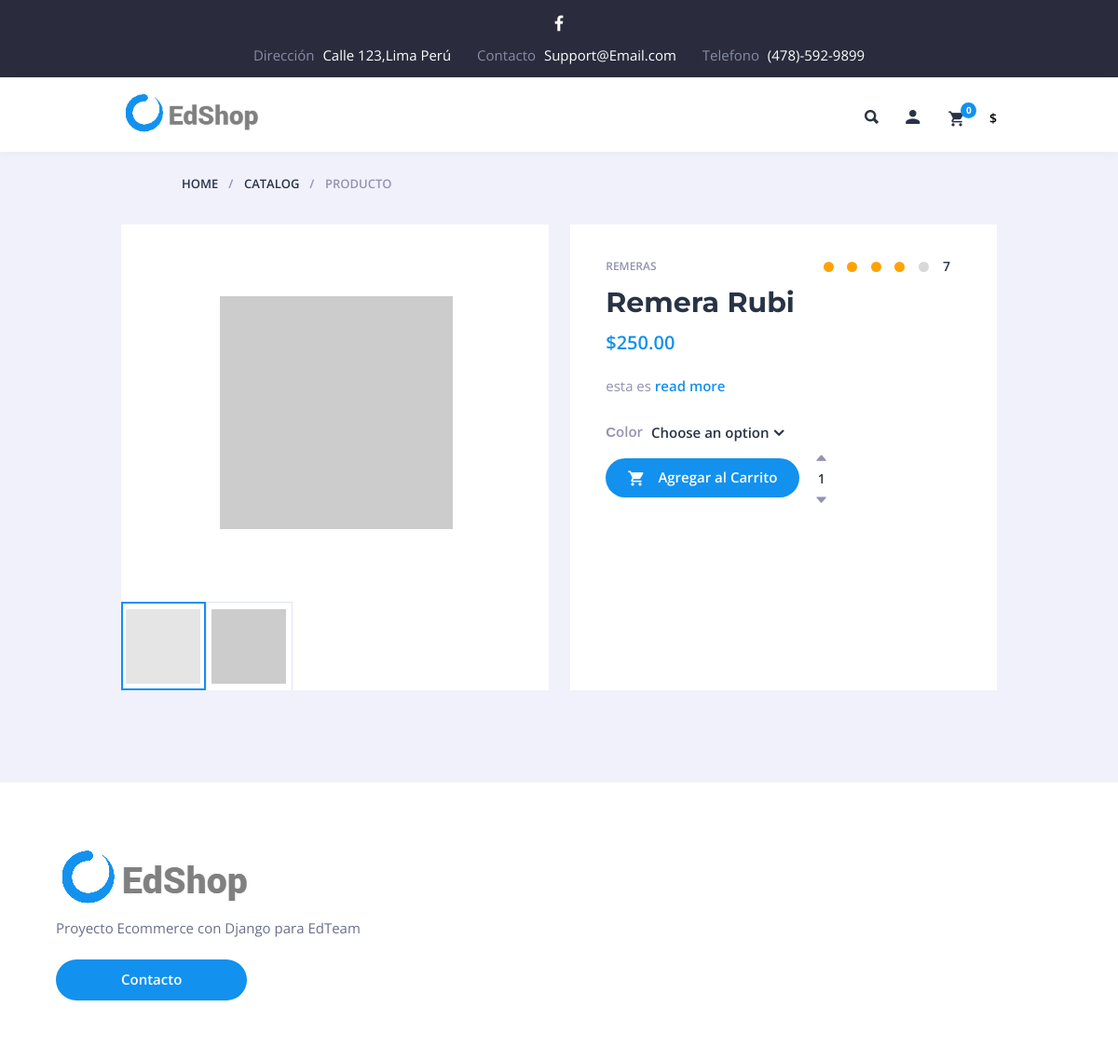
Screenshot of /detalleProducto/4 with the database file from the repository.
### web/models.py (models this page shows, shortened)
class Producto(models.Model):
    categoria = models.ForeignKey(Categoria,on_delete=models.RESTRICT)
    nombre = models.CharField(max_length=200)
    descripcion= models.TextField(null=True)
    precio = models.DecimalField(max_digits=9,decimal_places=2)
    fecha_registro = models.DateTimeField(auto_now_add=True)
    imagen = models.ImageField(upload_to='productos',blank=True)

class Categoria(models.Model):
    nombre = models.CharField(max_length=200)
    fecha_registro = models.DateTimeField(auto_now_add=True)
    def __str__(self):
        return self.nombre

### web/views.py (the view)
# urls.py: path('detalleProducto/<int:producto_id>', views.detalleProducto, name='detalleProducto'),
def detalleProducto(request, producto_id):
    objProducto = get_object_or_404(Producto, pk=producto_id)
    context = {
        'producto' : objProducto
    }
    return render(request, 'producto.html', context)

### web/templates/producto.html (shortened to what this page needs)
{% extends 'layout.html' %}
{% block content %}
    <ul class="b-crumbs">
        <li><a href="/">Home</a></li>
        <li><a href="/">Catalog</a></li>
        <li>Producto</li>
    </ul>
    <article>
    <div class="prod">
        <div class="prod-slider-wrap prod-slider-shown">
            <div class="flexslider prod-slider" id="prod-slider">
                <ul class="slides">
                    <li>
                        <a data-fancybox-group="prod" class="fancy-img" href="#">
                            {% if producto.imagen %}
                                <img src="{{producto.imagen.url}}" alt="">
                            {% else %}
                                <img src="https://via.placeholder.com/250" alt="">
                            {% endif %}
                        </a>
                    </li>
                </ul>
            </div>
            <div class="flexslider prod-thumbs" id="prod-thumbs">
                <ul class="slides">
                    <li>
                        {% if producto.imagen %}
                            <img src="{{producto.imagen.url}}" alt="">
                        {% else %}
                            <img src="https://via.placeholder.com/250" alt="">
                        {% endif %}
                    </li>
                    <li>
                        {% if producto.imagen %}
                            <img src="{{producto.imagen.url}}" alt="">
                        {% else %}
                            <img src="https://via.placeholder.com/250" alt="">
                        {% endif %}
                    </li>
                </ul>
            </div>
        </div>
        <div class="prod-cont">
            <div class="prod-rating-wrap">
                <p data-rating="4" class="prod-rating">
                    <i class="rating-ico" title="1"></i>
                    <i class="rating-ico" title="2"></i>
                    <i class="rating-ico" title="3"></i>
                    <i class="rating-ico" title="4"></i>
                    <i class="rating-ico" title="5"></i>
                </p>
                <p class="prod-rating-count">7</p>
            </div>
            <p class="prod-categs"><a href="#">{{producto.categoria}}</a></p>
            <h1>{{producto.nombre}}</h1>
            <div class="variations_form cart">
                <p class="prod-price">${{producto.precio}}</p>
                <p class="prod-excerpt">{{producto.descripcion}}
                    <a id="prod-showdesc" class="prod-excerpt-more" href="#">read more</a></p>
                <div class="prod-add">
                    <form action="{% url 'web:agregarCarrito' producto.id %}" method="post">
                        <div class="variations">
                            <div class="variations-row">
                                <div class="label"><label >Сolor</label></div>
                                <div class="value">
                                    <select>
                                        <option value="">Choose an option</option>
                                    </select>
                                </div>
                            </div>
                        </div>
                        <button type="submit" class="button"><i class="icon ion-android-cart"></i> Agregar al Carrito</button>
                        <p class="qnt-wrap prod-li-qnt">
                            <a href="#" class="qnt-plus prod-li-plus"><i class="icon ion-arrow-up-b"></i></a>
                            <input type="text" name="cantidad" value="1">
                            <a href="#" class="qnt-minus prod-li-minus"><i class="icon ion-arrow-down-b"></i></a>
                        </p>
                    </form>
                </div>
            </div>
        </div>
    </div>
</article>
{% endblock %}

### web/static/css/flexslider.css (style rules this page uses)
.slides, .slides > li, .flex-control-nav, .flex-direction-nav { margin: 0; padding: 0; list-style: none; }
.flexslider { margin: 0; padding: 0; }
.flexslider .slides > li { display: none; -webkit-backface-visibility: hidden; }
.flexslider .slides img { width: 100%; display: block; }
.flexslider .slides:after { content: ""; display: block; clear: both; visibility: hidden; line-height: 0; height: 0; }
.flexslider { position: relative; zoom: 1; }
.flexslider .slides { zoom: 1; }
.flexslider .slides img { height: auto; -moz-user-select: none; }

### rows the page displays
Producto: categoria "REMERAS", nombre "Remera Rubi", precio "250.00", descripcion "esta es"

### other values shown
{{ request.session.cart.items|length }} "0"
